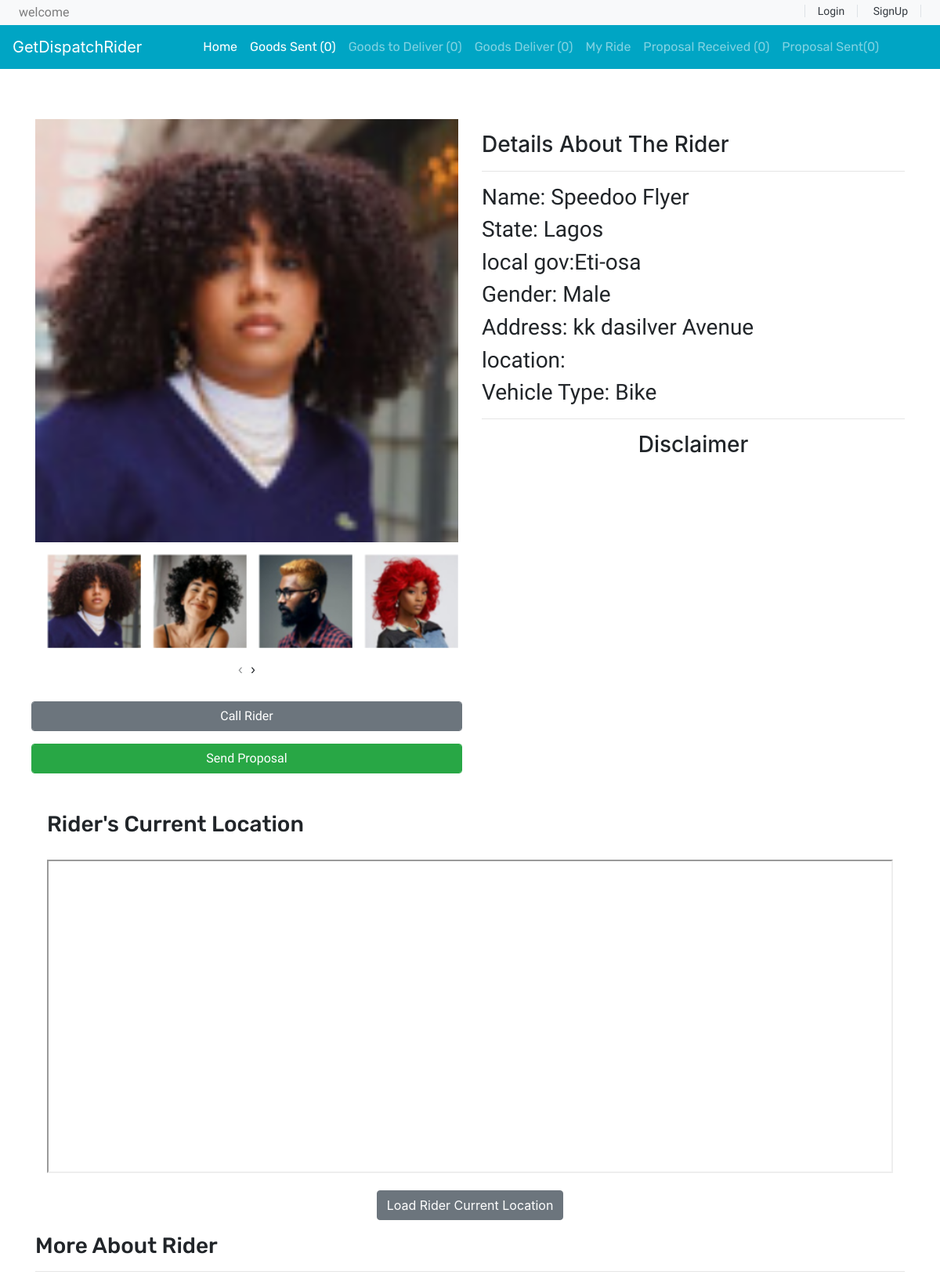
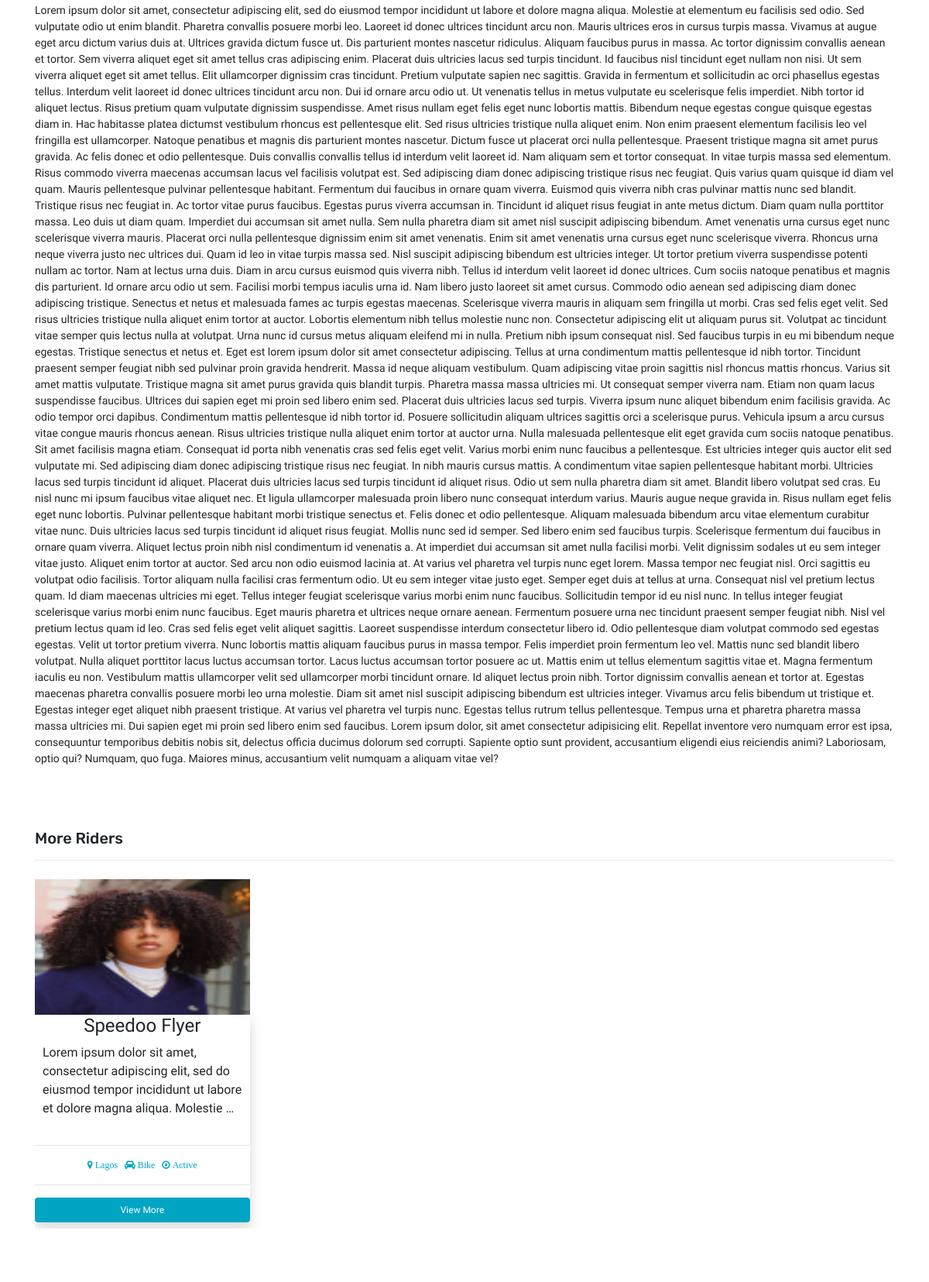
/rider-details/8b78c035-5f88-4731-bace-717bcdfae106/ (upper part), run on the app's committed database (2 pictures, top to bottom).
### base/models.py (models this page shows)
class ride(models.Model):
    id = models.UUIDField(default=uuid.uuid4, editable=False, primary_key=True)
    username = models.ForeignKey(user, on_delete=models.CASCADE)
    rideName = models.CharField(max_length=100)
    rideType = models.CharField(max_length=50)
    phoneNumber = models.CharField(max_length=20)
    image = models.ImageField()
    preview1 = models.ImageField()
    preview2 = models.ImageField()
    preview3 = models.ImageField()
    preview4 = models.ImageField()
    preview5 = models.ImageField()
    rideDescription = models.TextField()
    latitude = models.CharField(max_length=100, default='null')
    longitude = models.CharField(max_length=100, default='null')
    state = models.CharField(max_length=100)
    localGov = models.CharField(max_length=200)
    price = models.CharField(max_length=1000)
    created = models.DateTimeField(auto_now_add=True)
    updated = models.DateTimeField(auto_now=True)
    verified = models.BooleanField(default=False)

### base/views.py (the view)
# urls.py: path('rider-details/<str:pk>/', views.rideDetails, name='rideDetails'),
def rideDetails(request, pk):
    goodstosend = "0"
    proposals = "0"
    proposalr = '0'
    goodsent = '0'
    goodsdeliver = '0'
    try:
        proposalr = proposal.objects.filter(Q(riderUsername=request.user) & Q(accepted=False)).count
        proposals = proposal.objects.filter(Q(senderPhoneNumber=request.user.phoneNumber) & Q(accepted=False)).count
        goodsent = proposal.objects.filter(Q(senderPhoneNumber=request.user.phoneNumber)
                                           & Q(accepted=True)).count
        goodstosend = proposal.objects.filter(Q(riderUsername=request.user) & Q(accepted=True) & Q(deliver=False)).count
        goodsdeliver = proposal.objects.filter(Q(riderUsername=request.user)
                                               & Q(deliver=True)).count
    except:
        pass
    getride = ride.objects.get(id=pk)
    rides = ride.objects.filter(verified=True)
    if getride.verified:
        if request.user == getride.username:
            messages.success(request, 'Congratulations your ride has been verified successfully, ')
    else:
        if request.user == getride.username:
            messages.error(request,
                           'your ride is yet to be verified, we will let you know if it has been verified successfully')
    context = {'getride': getride, 'proposalr': proposalr, 'goodstosend': goodstosend, 'goodsent': goodsent,
               'proposals': proposals, 'goodsdeliver': goodsdeliver, 'rides': rides}
    return render(request, 'base/rideDetails.html', context)

### base/templates/base/rideDetails.html (shortened to what this page needs)
{% extends 'base/navbar.html'%}
{%load static %}
{% block body%}
 <main id="main-site">
            <section id="pres" class="py-3">
                <div class="container">
                    <div class="row">
                        <div class="col-sm-6">
                            <img src="{{getride.image.url}}" id ='bigimage' width="600" alt="product" class="img-fluid mt-5"><br>
                            <section id="pre" >
                              <div class="owl-carousel owl-theme"  >
                                   <div class="item ml-3" >
                                  <img src="{{getride.image.url}}" id="bigimageb" onclick="change('bigimageb')" width="40" alt="product" class="mt-3">
                                </div>
                                <div class="item ml-3" >
                                  <img src="{{getride.preview1.url}}" id="preview1" onclick="change('preview1')" width="40" alt="product" class="mt-3">
                                </div>
                                <div class="item ml-3">
                                  <img src="{{getride.preview2.url}}"  id="preview2" onclick="change('preview2')" width="20" alt="product" class="mt-3">
                                </div>
                                <div class="item ml-3">
                                  <img src="{{getride.preview3.url}}"  id="preview3" onclick="change('preview3')" width="20" alt="product" class="mt-3">
                                </div>
                              </div>
                            </section>
                            <div class="form-row pt-4 font-size-16 font-baloo">
                                    <a href=""   class="btn btn-secondary form-control ">Call Rider</a>
                                    <a href="{% url 'base:sendproposal' getride.id %}"   class="btn btn-success form-control mt-3">Send Proposal</a>
                            </div>
                        </div>
                        <div class="col-sm-6 py-5 mt-3">
                          <h3>Details About The Rider</h3>
                          <hr>
                            <h3 class="font-baloo ">Name: {{getride.rideName}}</h3>
                            <h3 class="font-baloo ">State: {{getride.state}}</h3>
                            <h3 class="font-baloo ">local gov:{{getride.localGov}}</h3>
                            <h3 class="font-baloo ">Gender: Male</h3>
                            <h3 class="font-baloo ">Address: kk dasilver Avenue </h3>
                            <h3 class="font-baloo ">location: {{getride.location}}</h3>
                            <h3 class="font-baloo ">Vehicle Type: {{getride.rideType}}</h3>
                            <hr>
                            <div class="text-center">
                              <h3>Disclaimer</h3>
                            </div>
                        </div>
                        <div class="col-12">
                              <div class="container mt-5">
                                  <h3 class="font-rubik mt-3">Rider's Current Location</h3>
                             <iframe id="map" src="https://www.google.com/maps?q={{getride.latitude}},{{getride.longitude}}&h1=es;z=14&output=embed" allowfullscreen  loading="lazy" width="100%" height="400" style="margin-top:20px;"></iframe>
                            <div class="text-center">
                                <a class="btn btn-secondary mt-3" onclick="riderlocation()" style="color:#fff;">Load Rider Current Location</a>
                            </div>
                    </div>
                            <h3 class="font-rubik mt-3">More About Rider</h3>
                            <hr>
                            <p class="font-rale font-size-14">{{getride.rideDescription}} Lorem ipsum dolor, sit amet consectetur adipisicing elit. Repellat inventore vero numquam error est ipsa, consequuntur temporibus debitis nobis sit, delectus officia ducimus dolorum sed corrupti. Sapiente optio sunt provident, accusantium eligendi eius reiciendis animi? Laboriosam, optio qui? Numquam, quo fuga. Maiores minus, accusantium velit numquam a aliquam vitae vel?</p>
                        </div>
                    </div>
                </div>
            </section>
          <section id="top-sale">
            <div class="container  py-5"  >
              <h4 class="font-rubik font-size-20">More Riders</h4>
              <hr>
                <div class="owl-carousel owl-theme" >
                  <div class="item py-2 " >
                     {% for i in rides %}
            <div class="">
             <div class="product font-rale">
                      <a href="#"><img src="{{i.image.url}}" alt="product1" height="175"  style="width:100%" class=""></a>
                      <div class="shadow">
                        <div class="text-center">
                          <h4>{{i.rideName}}</h4>
                        </div>
                        <p style="padding-left: 10px; height:75px;">
                          {{i.rideDescription|truncatewords:20}}
                        </p>
                        <br/>
                        <hr>
                        <div class="rating text-warning font-size-12 text-center ">
                           <span><i class="fa fa-map-marker" style="color: #00A5C4;">&nbsp;{{i.state}}</i></span>&nbsp;&nbsp;
                         <span><i class="fa fa-car" style="color: #00A5C4;">&nbsp;{{i.rideType}}</i></span>&nbsp;&nbsp;
                         <span><i class="fa" style="color: #00A5C4;">&#xf192; Active</i></span>
                        </div>
                        <hr>
                        <a href="{% url 'base:rideDetails' i.id %}" style="width: 100%; background-color:#00A5C4; color:#fff" class="btn  font-size-12">View More</a>
                      </div>
                    </div>
            </div>
        {%endfor%}
                  </div>
                </div>
            </div>
          </section>
          </main>
{% endblock %}

### base/templates/base/navbar.html (shortened to what this page needs)
<!DOCTYPE html>
{% load static %}
<html lang="en">
<head>
     <link rel="stylesheet" href="https://stackpath.bootstrapcdn.com/bootstrap/4.4.1/css/bootstrap.min.css">
     <link rel="stylesheet" href="https://cdnjs.cloudflare.com/ajax/libs/OwlCarousel2/2.3.4/assets/owl.carousel.min.css" />
     <link rel="stylesheet" href="https://cdnjs.cloudflare.com/ajax/libs/OwlCarousel2/2.3.4/assets/owl.theme.default.min.css" />
      <link rel="stylesheet" href="https://cdnjs.cloudflare.com/ajax/libs/font-awesome/5.13.0/css/all.min.css" />
     <link rel="stylesheet" href="https://cdnjs.cloudflare.com/ajax/libs/font-awesome/4.7.0/css/font-awesome.min.css">
     <link rel="stylesheet" href="{% static 'base/style.css' %}">
</head>
<body onload="getLocation();">
 <header id="header" class="">
        <div class="strip d-flex justify-content-between px-4 py-1 bg-light" style="height:fit-content" >
            <p class="font-rale  text-black-50 m-0">welcome {{request.user.fullName}}</p>
            <div class="font-rale font-size-14">
                {% if request.user.is_authenticated%}
                <a href="{% url 'base:logout' %}" class="px-3 border-right border-left text-dark">Logout</a>
                <a href="" class="px-3 border-right text-dark">Profile</a>
                {%else%}
                  <a href="{% url 'base:login' %}" class="px-3 border-right border-left text-dark">Login</a>
                <a href="{%url 'base:signup' %}" class="px-3 border-right text-dark">SignUp</a>
                {%endif%}
            </div>
        </div>
        <nav class="navbar navbar-expand-lg navbar-dark color-second-bg ">
            <a class="navbar-brand" href="#">GetDispatchRider</a>
            <div class="collapse navbar-collapse" id="navbarNav">
              <ul class="navbar-nav m-auto font-rubik">
                   <li class="nav-item active">
                  <a class="nav-link" href="{% url 'base:index' %}">Home</a>
                </li>
                <li class="nav-item active">
                  <a class="nav-link" href="{% url 'base:goodSent'%}">Goods Sent ({{goodsent}})</a>
                </li>
                <li class="nav-item">
                  <a class="nav-link" href="{% url 'base:onDelivary' %}">Goods to Deliver ({{goodstosend}}) </a>
                </li>
                <li class="nav-item">
                  <a class="nav-link" href="{% url 'base:goodsDeliver'%}">Goods Deliver ({{goodsdeliver}})</a>
                </li>
                <li class="nav-item">
                    <a class="nav-link" href="{% url 'base:my-ride'%}">My Ride</a>
                  </li>
                  <li class="nav-item">
                    <a class="nav-link" href="{% url 'base:proposal-receive'%}">Proposal Received ({{proposalr}})</a>
                  </li>
                  <li class="nav-item">
                    <a class="nav-link" href="{% url 'base:proposalSent'%}">Proposal Sent({{proposals}})</a>
                  </li>
              </ul>
            </div>
          </nav>
    </header>
{%block body%}
{%endblock%}
 <br/>
</body>
</html>

### base/static/base/style.css (style rules this page uses)
.font-baloo { font-family: "Baloo Thambi 2", cursive; }
.font-rale { font-family: "Raleway", cursive; }
.font-rubik { font-family: "Rubik", cursive; }
.font-size-12 { font-size: 12px; }
.font-size-14 { font-size: 14px; }
.font-size-16 { font-size: 16px; }
.font-size-20 { font-size: 20px; }
.color-second-bg { background: #00A5C4; }
#top-sale .owl-carousel .item .product a { overflow: hidden; }
#top-sale .owl-carousel .item .product img { transition: transform 0.5s ease; }

### data on the page
ride: image (picture), preview1 (picture), preview2 (picture), preview3 (picture), rideName "Speedoo Flyer", state "Lagos", localGov "Eti-osa", rideType "Bike", rideDescription "Lorem ipsum dolor sit amet, consectetur adipiscing elit, sed do eiusmod tempor incididunt ut labore et dolore magna aliqua. Molestie at elementum eu facilisis sed odio. Sed vulputate odio ut enim blandit. Pharetra convallis posuere morbi leo. Laoreet id donec ultrices tincidunt arcu non. Mauris ultrices eros in cursus turpis massa. Vivamus at augue eget arcu dictum varius duis at. Ultrices gravida dictum fusce ut. Dis parturient montes nascetur ridiculus. Aliquam faucibus purus in massa. Ac tortor dignissim convallis aenean et tortor. Sem viverra aliquet eget sit amet tellus cras adipiscing enim. Placerat duis ultricies lacus sed turpis tincidunt. Id faucibus nisl tincidunt eget nullam non…", rideDescription "Lorem ipsum dolor sit amet, consectetur adipiscing elit, sed do eiusmod tempor incididunt ut labore et dolore magna aliqua. Molestie …"

### other printed values
{{ goodsent }} "0"
{{ goodstosend }} "0"
{{ goodsdeliver }} "0"
{{ proposalr }} "0"
{{ proposals }} "0"
